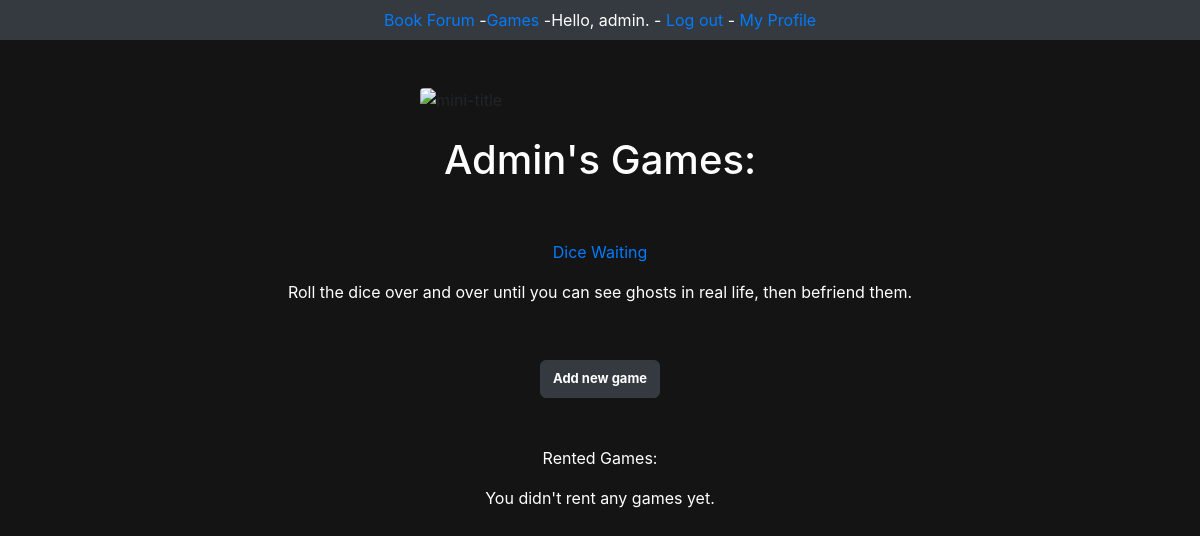
The page /users/profile/1 (signed in) on the database as committed earlier.
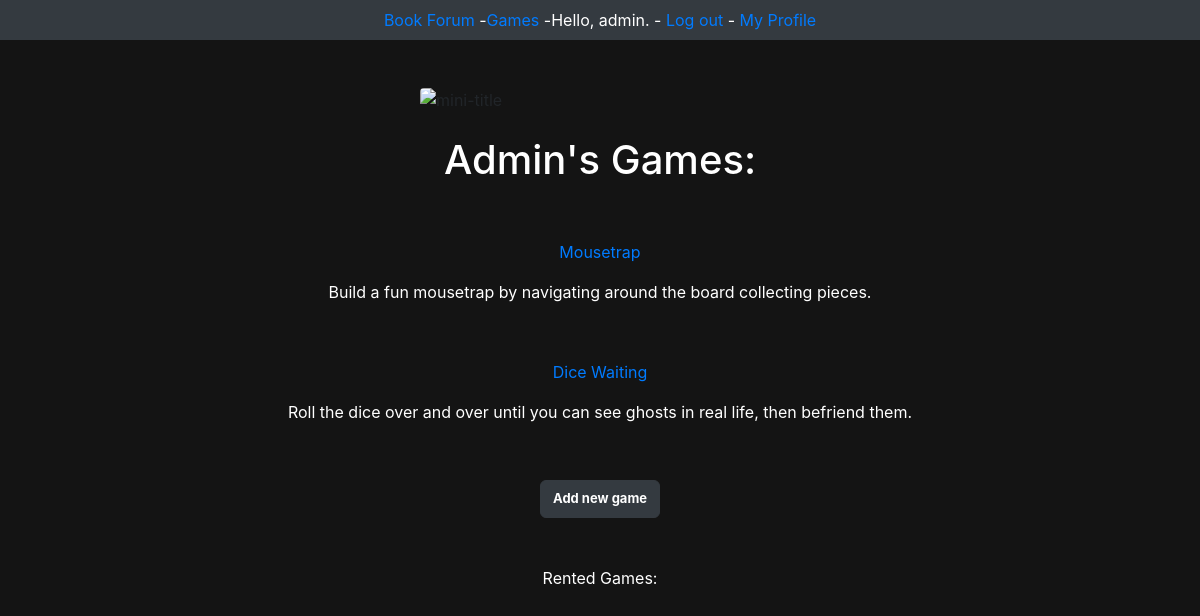
The same page on the database as committed later.
### main/models.py (models this page shows, shortened)
class Game(models.Model):
    name = models.CharField(max_length=80)
    description = models.CharField(max_length=500)
    owner = models.ForeignKey(User, on_delete=models.CASCADE)
    availability = models.BooleanField()
    date_added = models.DateTimeField(auto_now_add=True)
    date_modified = models.DateTimeField(auto_now=True)

### users/views.py (the view)
# urls.py: path('profile/<int:user_id>', views.profile, name='profile'),
@login_required
def profile(request, user_id):
    user = User.objects.get(id = user_id)
    games = user.game_set.order_by('-date_added')
    rentedGames = user.rent_set.order_by('-rent_time')
    context = {'user': user, 'games': games, 'rentedGames': rentedGames}
    return render(request, 'registration/profile.html', context)

### users/models.py (called while the page is built)
    def __str__(self):
        return self.username

### users/templates/registration/profile.html
{% extends 'main/base.html' %}
{% block content %}
    <br>
    <h1 class="text-white text-capitalize text-center">{{ user }}'s Games:</h1>
    <br><br>
<div class="text-center">
        <ul class="list-inline mx-auto justify-content-center">
    {% for game in games %}
        <li class ="text-white">
            <a href="{% url 'main:game' game.id %}">{{ game.name }}</a>
            <p>{{ game.description|linebreaks }}<br></p>
        </li>
    {% empty %}
            </ul>
        <p class="text-center text-white">You don't have any games yet.</p>
    {% endfor %}
</div>
<div class="text-center">
<button onclick="window.location.href='{% url 'main:new_game' user.id%}'" type="button" class="btn btn-dark"><a>Add new game</a></button>
</div>
    {% if user == request.user %}
<br><br>
<p class="text-white text-center">Rented Games:</p>
<div class="text-center">
        <ul class="list-inline mx-auto justify-content-center">
        {% for rent in rentedGames %}
            {% if not rent.returned %}
                <li class="text-white">
                    <a href="{% url 'main:game' rent.game.id %}">{{ rent.game.name }}</a>
                    <p>by
                        <a href="{% url 'users:profile' rent.game.owner.id %}">{{ rent.game.owner }}</a>
                        <br>
                        <button onclick="window.location.href='{% url 'main:returnGame' rent.id %}'" type="button" class="btn btn-dark"><a>Return Game</a></button>
                    </p>
                </li>
            <br>
            {% endif %}
        {% empty %}
            <li class="list-inline-item text-white">You didn't rent any games yet.</li>
        {% endfor %}
        </ul>
</div>
    {% endif %}
{% endblock content %}

Rows that differ between the two databases and show on the page:
added Game: name "Mousetrap", description "Build a fun mousetrap by navigating around the board collecting pieces."
Other text that changed with them:
text no longer shown: "You didn't rent any games yet."
